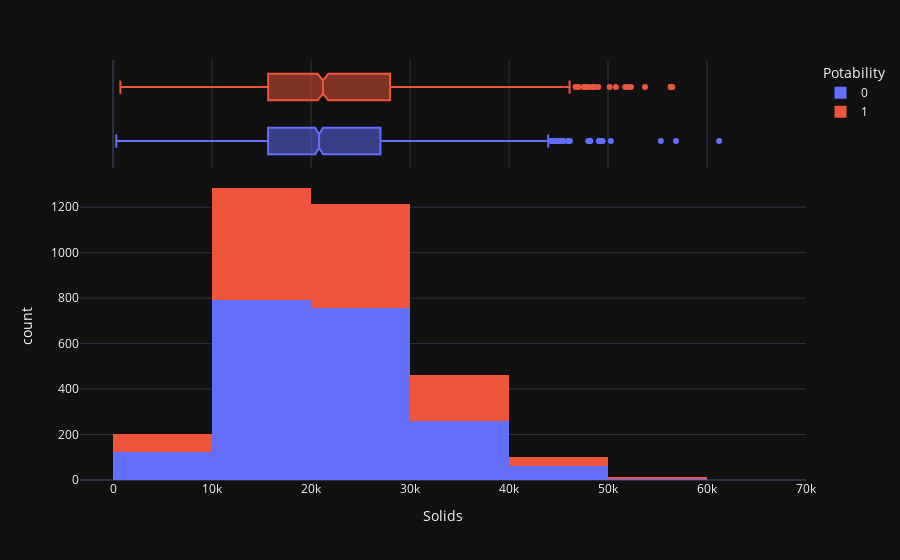

The cell this chart's notebook holds for it:
### Code cell
px.histogram(data_frame = data, x = 'Solids', nbins = 10, color = 'Potability', marginal = 'box',
             template = 'plotly_dark')

### Figure 1 — Plotly figure (JSON) as saved in the notebook; plotly's stock layout.template omitted (floating-point values rounded to 4 significant figures; data arrays with more than 128 entries replaced by an {"elided": "..."} marker saying what was removed)
{"data": [{"alignmentgroup": "True", "bingroup": "x", "hovertemplate": "Potability=0<br>Solids=%{x}<br>count=%{y}<extra></extra>", "legendgroup": "0", "marker": {"color": "#636efa", "pattern": {"shape": ""}}, "name": "0", "nbinsx": 10, "offsetgroup": "0", "orientation": "v", "showlegend": true, "type": "histogram", "x": {"elided": "1998 float values"}, "xaxis": "x", "yaxis": "y"}, {"alignmentgroup": "True", "hovertemplate": "Potability=0<br>Solids=%{x}<extra></extra>", "legendgroup": "0", "marker": {"color": "#636efa"}, "name": "0", "notched": true, "offsetgroup": "0", "showlegend": false, "type": "box", "x": {"elided": "1998 float values"}, "xaxis": "x2", "yaxis": "y2"}, {"alignmentgroup": "True", "bingroup": "x", "hovertemplate": "Potability=1<br>Solids=%{x}<br>count=%{y}<extra></extra>", "legendgroup": "1", "marker": {"color": "#EF553B", "pattern": {"shape": ""}}, "name": "1", "nbinsx": 10, "offsetgroup": "1", "orientation": "v", "showlegend": true, "type": "histogram", "x": {"elided": "1278 float values"}, "xaxis": "x", "yaxis": "y"}, {"alignmentgroup": "True", "hovertemplate": "Potability=1<br>Solids=%{x}<extra></extra>", "legendgroup": "1", "marker": {"color": "#EF553B"}, "name": "1", "notched": true, "offsetgroup": "1", "showlegend": false, "type": "box", "x": {"elided": "1278 float values"}, "xaxis": "x2", "yaxis": "y2"}], "layout": {"barmode": "relative", "legend": {"title": {"text": "Potability"}, "tracegroupgap": 0}, "margin": {"t": 60}, "xaxis": {"anchor": "y", "domain": [0, 1], "title": {"text": "Solids"}}, "xaxis2": {"anchor": "y2", "domain": [0, 1], "matches": "x", "showgrid": true, "showticklabels": false}, "yaxis": {"anchor": "x", "domain": [0, 0.7326], "title": {"text": "count"}}, "yaxis2": {"anchor": "x2", "domain": [0.7426, 1], "matches": "y2", "showgrid": false, "showline": false, "showticklabels": false, "ticks": ""}}}
